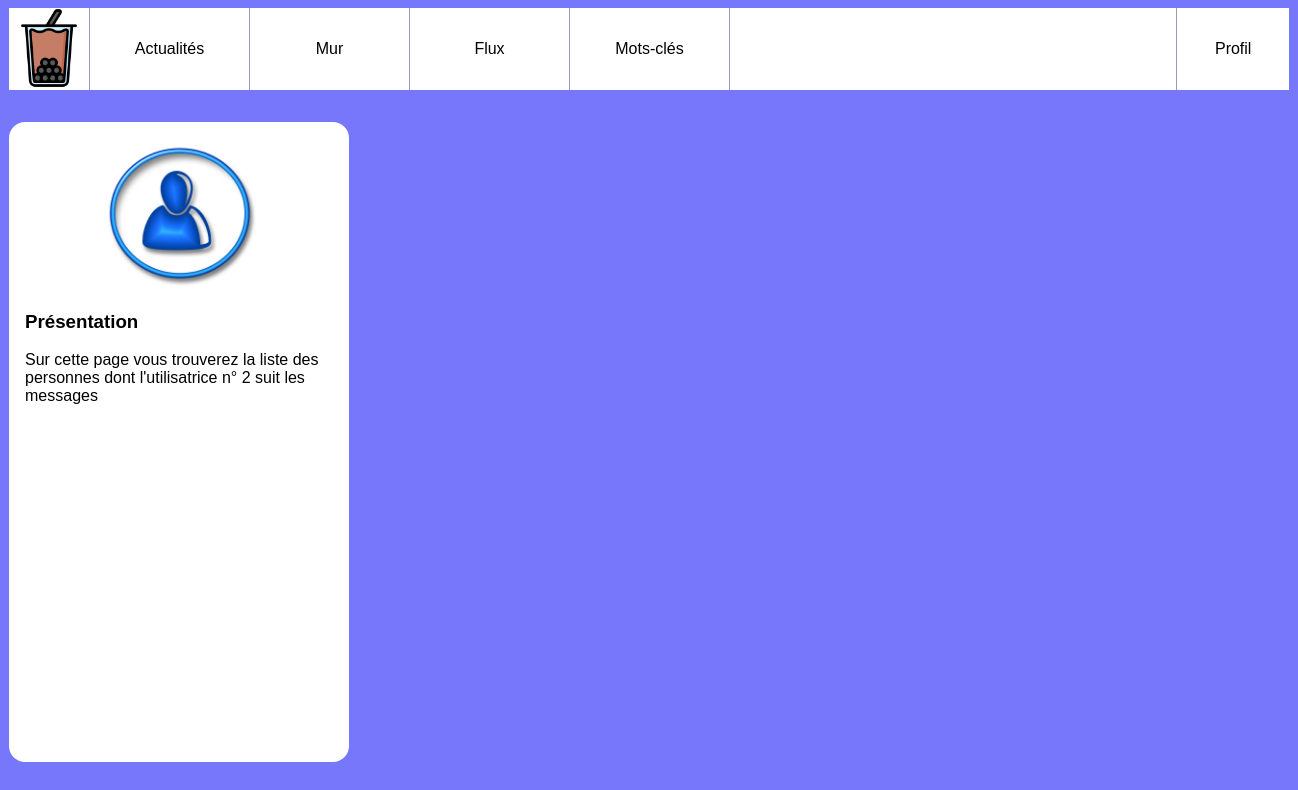
/subscriptions.php?user_id=2, run on an earlier commit of the app's database.
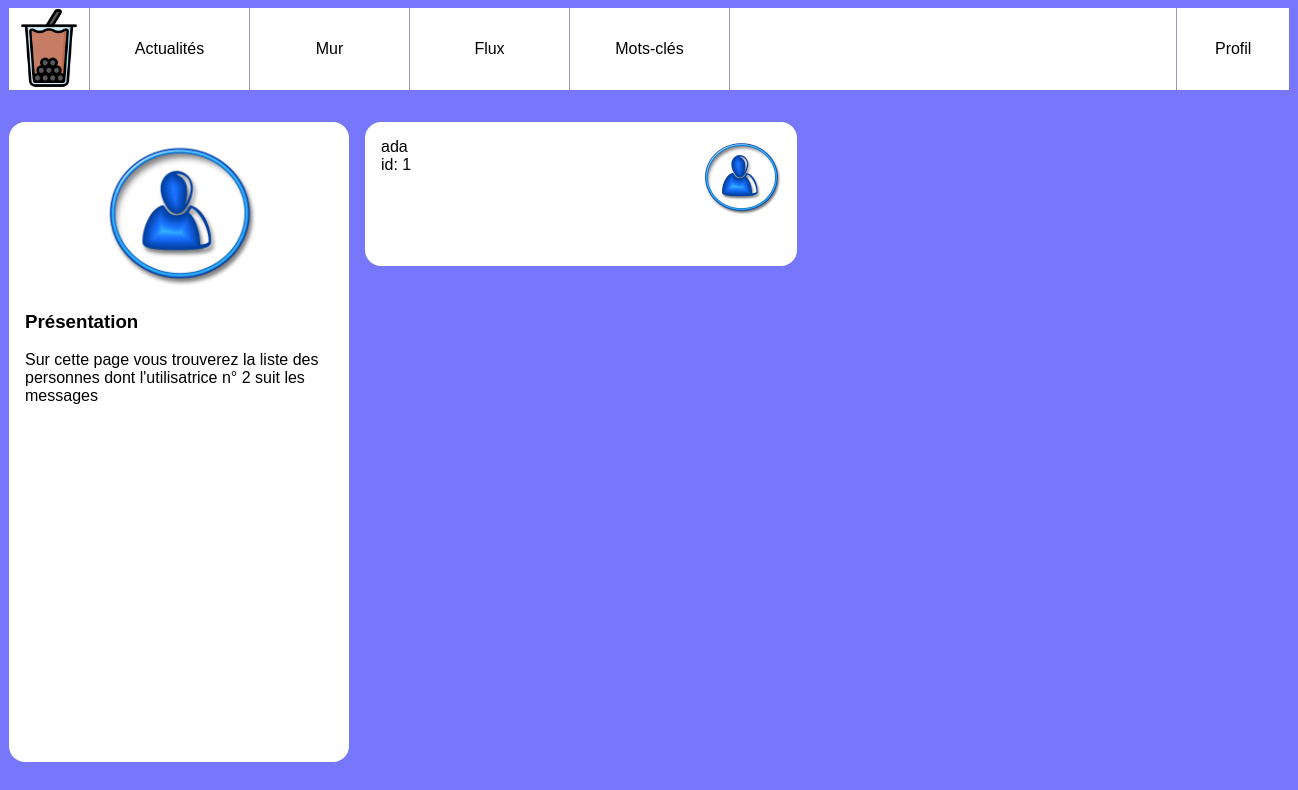
And on a later commit of the database.
### tables this page shows
CREATE TABLE `followers` (
  `id` int(10) UNSIGNED NOT NULL,
  `user_id` int(10) UNSIGNED NOT NULL,
  `follower_id` int(10) UNSIGNED NOT NULL
);

CREATE TABLE `users` (
  `id` int(10) UNSIGNED NOT NULL,
  `email` varchar(255) NOT NULL,
  `password` varchar(255) NOT NULL,
  `alias` varchar(255) NOT NULL
);

### subscriptions.php (the view, shortened to what this page needs)
<!doctype html>
<html lang="fr">
<head>
</head>
<body>
    <?php
    include 'header.php';
    include 'database_connexion.php';
    ?>
    <div id="wrapper">
        <aside>
            <img src="user.jpg" alt="Portrait de l'utilisatrice" />
            <section>
                <h3>Présentation</h3>
                <p>Sur cette page vous trouverez la liste des personnes dont
                    l'utilisatrice
                    n° <?php echo intval($_GET['user_id']) ?>
                    suit les messages
                </p>
            </section>
        </aside>
        <main class='contacts'>
            <?php
            $subscriber_id = intval($_GET['user_id']);
            $laQuestionEnSql = "
                SELECT followers.user_id, users.email, users.password, users.alias, followers.follower_id
                FROM followers RIGHT JOIN users
                ON users.id=followers.user_id
                WHERE followers.follower_id='$subscriber_id';
                ";
            $lesInformations = $mysqli->query($laQuestionEnSql);
            ?>
            <?php while ($subscribers = $lesInformations->fetch_assoc()) { ?>
                <article>
                    <img src="user.jpg" alt="blason" />
                    <h3><?php echo $subscribers['alias'] ?></h3>
                    <p>id: <?php echo $subscribers['user_id'] ?></p>
                </article>
            <?php } ?>
        </main>
    </div>
</body>
</html>

What changed in the data, as far as the page shows it:
now on this page (row edited): followers: user.alias "ada", user "1"
